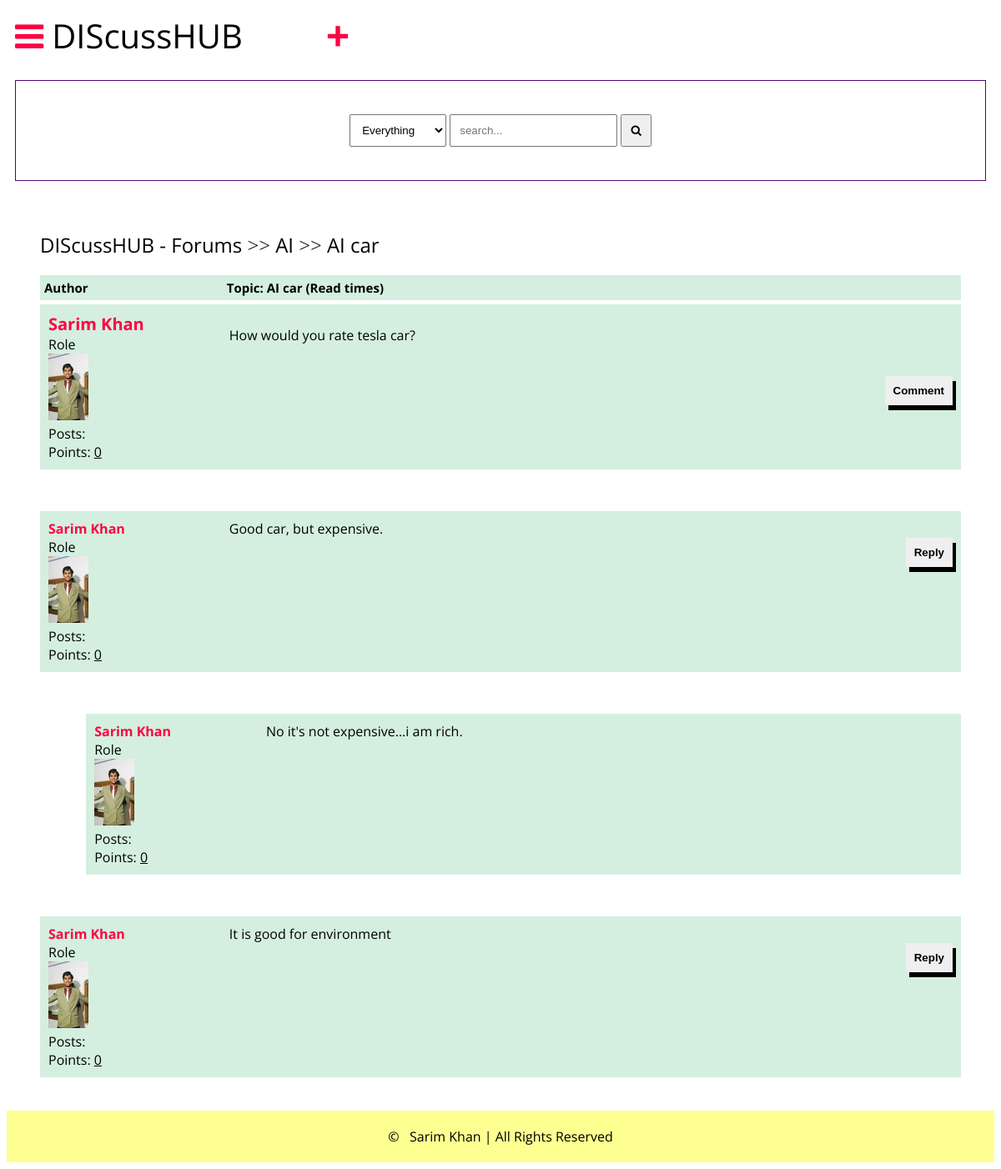
The page /detail/ai-car/ (signed in) on the database its author committed.
### main/models.py (models this page shows, shortened)
class Post(models.Model):
    title=models.CharField(max_length=400)
    slug=models.SlugField(max_length=400, unique=True, blank=True)
    user=models.ForeignKey(Author, on_delete=models.CASCADE)
    content=HTMLField()
    categories=models.ManyToManyField(Category)
    date=models.DateField(auto_now_add=True)
    approved=models.BooleanField(default=False)
    hit_count_generic= GenericRelation(HitCount, object_id_field='object_pk', related_query_name='hit_count_generic_relation')
    tags=TaggableManager()
    comments=models.ManyToManyField(Comment, blank=True)
    def get_url(self):
        return reverse("detail", kwargs={
            "slug":self.slug
        })

class Category(models.Model):
    title=models.CharField(max_length=50)
    slug=models.SlugField(max_length=400, unique=True, blank=True)
    description= models.TextField(default="description")
    class Meta:
        verbose_name_plural="categories"
    def __str__(self):
        return self.title
    def get_url(self):
        return reverse("posts", kwargs={
            "slug":self.slug
        })

class Author(models.Model):
    user=models.ForeignKey(User, on_delete=models.CASCADE)
    fullname= models.CharField(max_length=40, blank=True)
    slug=models.SlugField(max_length=400, unique=True, blank=True)
    bio=HTMLField()
    points=models.IntegerField(default=0)
    profile_pic= ResizedImageField(size=[50, 80], quality=100, upload_to="authors", default=None, null=True)

class Comment(models.Model):
    user=models.ForeignKey(Author, on_delete=models.CASCADE)
    content=models.TextField()
    date=models.DateTimeField(auto_now_add=True)
    replies=models.ManyToManyField(Reply, blank=True)

class Reply(models.Model):
    user=models.ForeignKey(Author, on_delete=models.CASCADE)
    content=models.TextField()
    date=models.DateTimeField(auto_now_add=True)
    class Meta:
        verbose_name_plural="replies"

### main/views.py (the view)
# urls.py: path("detail/<slug>/", detail, name="detail"),
def detail(request, slug):
    post=get_object_or_404(Post, slug=slug)
    author=Author.objects.get(user=request.user)
    if "comment-form" in request.POST:
        comment=request.POST.get("comment")
        new_comment, created=Comment.objects.get_or_create(user=author, content=comment)
        post.comments.add(new_comment.id)
    if "reply-form" in request.POST:
        reply=request.POST.get("reply")
        commenr_id=request.POST.get("comment-id")
        comment_obj=Comment.objects.get(id=commenr_id)
        new_reply, created=Reply.objects.get_or_create(user=author, content=reply)
        comment_obj.replies.add(new_reply.id)
    context={
        "post":post
    }
    update_views(request, post)
    return render(request, "detail.html", context)

### main/utils.py (called while the page is built)
def update_views(request, object):
    context={}
    hit_count=get_hitcount_model().objects.get_for_object(object)
    hits=hit_count.hits
    hitcontext=context["hitcount"]={"pk": hit_count.pk}
    hit_count_response=HitCountMixin.hit_count(request, hit_count)
    if hit_count_response.hit_counted:
        hits=hits+1
        hitcontext["hitcounted"]=hit_count_response.hit_counted
        hitcontext["hit_message"]=hit_count_response.hit_message
        hitcontext["total_hits"]=hits

### templates/detail.html (shortened to what this page needs)
{% extends 'base.html' %}
{% load hitcount_tags %}
{% block content %}
     <div class="container">
        <div class="navigate">
            <span><a href="{% url 'home' %}">DIScussHUB - Forums</a> >> <a href="{{post.categories.all.0.get_url}}">{{post.categories.all.0}}</a> >> <a href="{{post.get_url}}">{{post.title}}</a></span>
        </div>
        <div class="topic-container">
            <div class="head">
                <div class="authors">Author</div>
                <div class="contents">Topic: {{post.title}} (Read {% get_hit_count for post%} times)</div>
            </div>
            <div class="body">
                <div class="authors">
                    <div class="username"><a href="#">{{post.user.fullname|title}}</a></div>
                    <div>Role</div>
                    <img src="{{post.user.profile_pic.url}}" alt="">
                    <div>Posts: <u>{{post.user.num_posts}}</u></div>
                    <div>Points: <u>{{post.user.points}}</u></div>
                </div>
                <div class="contents">
                    {{post.content|safe}}
                    <br>
                    <div class="comment">
                    <button onclick="showComment()">Comment</button>
                    </div>
                </div>
            </div>
        </div>
        {% for comment in post.comments.all %}
        <div class="comments-container">
            <div class="body">
                <div class="authors">
                    <div class="AnotherUser"><a href="">{{comment.user.fullname|title}}</a></div>
                    <div>Role</div>
                    <img src="{{comment.user.profile_pic.url}}" alt="">
                    <div>Posts: <u>{{comment.user.num_posts}}</u></div>
                    <div>Points: <u>{{comment.user.points}}</u></div>
                </div>
                <div class="contents">
                    {{comment.content}}
                    <br>
                    <div class="comment">
                    <button onclick="showReply('comment{{commment.id}}')">Reply</button>
                    </div>
                </div>
            </div>
        </div>
        {% for reply in comment.replies.all %}
        <div class="comments-container" style="width: 95%; margin-left: 5%;">
            <div class="body">
                <div class="authors">
                    <div class="AnotherUser"><a href="">{{reply.user.fullname|title}}</a></div>
                    <div>Role</div>
                    <img src="{{reply.user.profile_pic.url}}" alt="">
                    <div>Posts: <u>{{reply.user.num_posts}}</u></div>
                    <div>Points: <u>{{reply.user.points}}</u></div>
                </div>
                <div class="contents">
                    {{reply.content}}
                    <br>
                </div>
            </div>
        </div>
        {% endfor %}
        {% endfor %}
    </div>
    {% endblock content %}

### static/style.css (style rules this page uses)
* { box-sizing: border-box; }
html { font-size: 16px; font-family: 'Open Sans', sans-serif; background-color: #ffffff; }
a { color: #ff0042; font-weight: bolder; text-decoration: none; }
.container { margin: 20px; padding: 20px; }
.navigate { margin-block: 20px; font-weight: lighter; font-size: 24px; }
.navigate a { color: #000; }
.head { display: flex; background-color: #D4EFDF; padding: 5px; font-weight: bold; font-size: 15px; }
.authors { flex: 20%; }
.contents { flex: 80%; }
.body { display: flex; background-color: #D4EFDF; padding: 10px; margin-top: 5px; }
.body .authors .username { font-size: 20px; }
.body .authors img { max-width: 50px; max-height: 80px; }
.body .contents .comment button { border: none; padding: 10px; font-weight: bolder; box-shadow: 4px 6px #000; cursor: pointer; float: right; }
.comments-container { margin-top: 50px; }

### rows shown on the page
Post: categories.all.0 "AI", title "AI car", user.fullname "Sarim Khan", user.profile_pic (picture), user.points "0", content "How would you rate tesla car?"
Comment: user.fullname "Sarim Khan", user.profile_pic (picture), user.points "0", content "Good car, but expensive."
Reply: user.fullname "Sarim Khan", user.profile_pic (picture), user.points "0", content "No it's not expensive...i am rich."
Comment: user.fullname "Sarim Khan", user.profile_pic (picture), user.points "0", content "It is good for environment"
